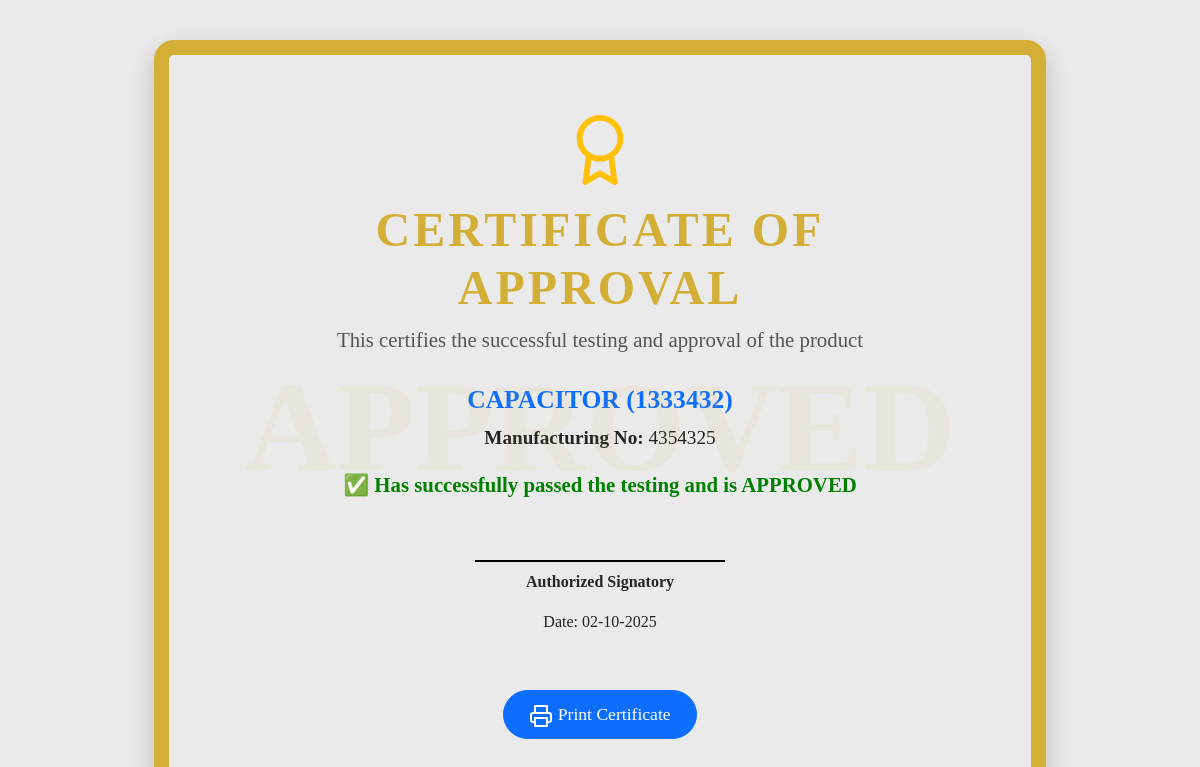
The page /certificate.php?product_id=3 on the database its author committed.
### tables this page shows
CREATE TABLE `product_testing` (
  `user_id` int(11) NOT NULL,
  `product_id` int(11) NOT NULL,
  `product_name` varchar(50) DEFAULT NULL,
  `product_code` varchar(50) DEFAULT NULL,
  `manufacture_num` varchar(50) DEFAULT NULL,
  `details` text DEFAULT NULL,
  `status` int(11) NOT NULL,
  `product_image` varchar(255) DEFAULT NULL,
  `cpri_doc` varchar(255) DEFAULT NULL
);

### certificate.php (the view, shortened to what this page needs)
<?php
$product_id = $_GET['product_id'];
$res = mysqli_query($con, "SELECT * FROM product_testing WHERE product_id='$product_id'");
$row = mysqli_fetch_assoc($res);
?>
<!DOCTYPE html>
<html lang="en">
<head>
  <link href="https://cdn.jsdelivr.net/npm/bootstrap@5.0.2/dist/css/bootstrap.min.css" rel="stylesheet">
</head>
<body>
  <div class="container">
    <div class="certificate-container">
      <div class="watermark">APPROVED</div>
      <i data-feather="award" width="70" height="70" class="d-block mx-auto text-warning mb-3"></i>
      <h1 class="certificate-header">Certificate of Approval</h1>
      <p class="certificate-subheader">This certifies the successful testing and approval of the product</p>
      <div class="certificate-body">
        <h3><?php echo $row['product_name']; ?> (<?php echo $row['product_code']; ?>)</h3>
        <p><strong>Manufacturing No:</strong> <?php echo $row['manufacture_num']; ?></p>
        <p class="approval-text">✅ Has successfully passed the testing and is APPROVED</p>
      </div>
      <div class="certificate-footer">
        <div class="signature">Authorized Signatory</div>
        <p class="mt-3">Date: <?php echo date("d-m-Y"); ?></p>
      </div>
      <div class="text-center">
        <button onclick="window.print()" class="btn btn-primary print-btn">
          <i data-feather="printer"></i> Print Certificate
        </button>
      </div>
    </div>
  </div>
</body>
</html>

### certificate.php (style rules this page uses)
body { background: #eaeaea; font-family: 'Times New Roman', serif; }
.certificate-container { background-size: cover; border: 15px solid #d4af37; border-radius: 20px; padding: 60px; margin: 40px auto; width: 80%; box-shadow: 0 10px 25px rgba(0,0,0,0.2); animation: fadeIn 1.5s ease-in-out; position: relative; }
.certificate-header { text-align: center; color: #d4af37; font-size: 3rem; font-weight: bold; text-transform: uppercase; letter-spacing: 3px; animation: zoomIn 1.2s ease; }
.certificate-subheader { text-align: center; font-size: 1.3rem; margin-bottom: 20px; color: #555; animation: fadeInUp 1.8s ease; }
.certificate-body { text-align: center; font-size: 1.2rem; color: #222; margin-top: 30px; animation: fadeIn 2s ease; }
.certificate-body h3 { color: #0d6efd; font-weight: bold; font-size: 1.6rem; text-transform: uppercase; }
.approval-text { color: green; font-weight: bold; font-size: 1.3rem; }
.certificate-footer { margin-top: 60px; text-align: center; }
.signature { margin-top: 50px; border-top: 2px solid #000; width: 250px; margin-left: auto; margin-right: auto; padding-top: 8px; font-weight: bold; }
.print-btn { display: inline-block; margin-top: 40px; border-radius: 30px; padding: 10px 25px; font-size: 1.1rem; animation: pulse 2s infinite; }
.watermark { position: absolute; top: 50%; left: 50%; transform: translate(-50%, -50%); opacity: 0.07; font-size: 8rem; font-weight: bold; color: #d4af37; pointer-events: none; user-select: none; }

### rows shown on the page
product_testing: product_name "CAPACITOR", product_code "1333432", manufacture_num "4354325"
